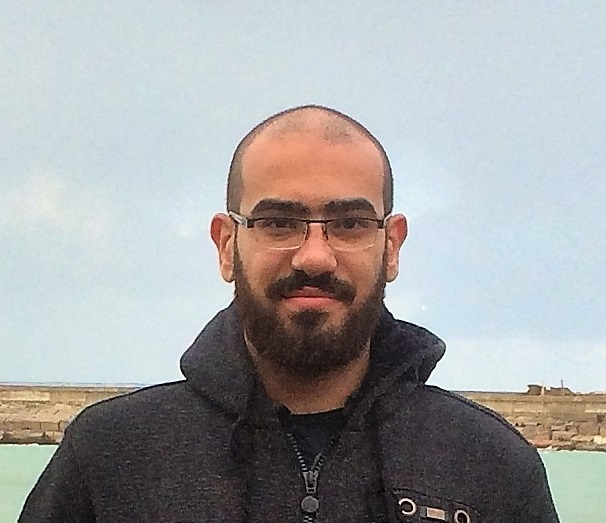
#> input picture test.jpg, 606 x 523 px
$ python image_converter.py ../test.jpg
#> lines starting #> are read from the running program, lines starting #| are printed output that depends on the picture
#!/usr/bin/env python3

# ---------------------------------------------------------------------------------------------------------------------


# ---------------------------------------------------------------------------------------------------------------------

__version__ = "1.4"

# ---------------------------------------------------------------------------------------------------------------------
import logging
import pathlib
import sys
from argparse import ArgumentParser
from binascii import hexlify
from io import StringIO
from math import ceil
from typing import Optional, Tuple

import numpy
from PIL import Image, ImageOps
from more_itertools import chunked

# ------------------------------------------------------------------------------

Logger: logging.Logger = logging.getLogger("LcdTools")


# ------------------------------------------------------------------------------


class ImageConverter(object):

    def __init__(self, image_path: Optional[pathlib.Path] = None):
        self.image_path: Optional[pathlib.Path] = image_path
        self.image: Optional[Image.Image] = self.open_image(self.image_path)

    @staticmethod
    def check_image_file(image_file: pathlib.Path) -> bool:
        """
        check if image file path exists and is a file

        :param image_file: path to image file
        :type image_file: pathlib.Path
        :return: True if file exists, False otherwise
        :rtype: None
        """
        return image_file.exists() and image_file.is_file()

    @staticmethod
    def resize_image(image: Image.Image, width: int, height: int, padding: Optional[str] = None) -> Image.Image:
        """
        Resize given image to the given width and height.

        The image will be stretched or squished in x, y directions to fill the given width and height.
        However, If a padding color was specified, the image is scaled to fill width and height without distortion,
        preserving the width/height ratio and the remaining pixels are filled with padding color.

        :param image: image object to resize
        :type image: Image.Image
        :param width: new image width. If <= 0, original width is kept
        :type width: int
        :param height: new image height. If <= 0, original height is kept
        :type height: int
        :param padding: Padding color added around resized image
        :type padding: str
        :return: resized image
        :rtype: Image.Image
        """
        image_size: Tuple[int, int] = image.size
        if width <= 0:
            width = image_size[0]

        if height <= 0:
            height = image_size[1]

        if image.size == (width, height):
            return image

        if padding is None:
            Logger.debug(
                "Resizing image %s to %d x %d (no padding)",
                image.filename if hasattr(image, "filename") else "",
                width,
                height
            )
            return image.resize((width, height))
        else:
            Logger.debug(
                "Resizing image %s to %d x %d, padding coloe: s",
                image.filename if hasattr(image, "filename") else "",
                width,
                height,
                padding
            )
            return ImageOps.pad(image, (width, height), color=padding, centering=(0.5, 0.5))

    # [114 lines left out: functions scale_image, save_byte_array_to_file, save_image, not called in this run]

    @staticmethod
    def rgb_to_grey(image: Image.Image) -> Image.Image:
        """
        Convert RGB image to greyscale without loosing transparency (alpha channel)

        :param image: Image object
        :type image: Image.Image
        :return: Greyscale image
        :rtype: Image.Image
        """
        if image.mode in ("L", "LA"):
            return image
        grey: Image.Image = image.convert(mode="LA")
        grey.info = image.info
        Logger.debug("Converting image %s to greyscale", image.filename if hasattr(image, "filename") else "")
        return grey

    # [109 lines left out: functions compress_byte_array, save_greyscale_image, save_bitmap_image, greyscale_to_bitmap, not called in this run]

    def open_image(self, image_file: Optional[pathlib.Path]) -> Optional[Image.Image]:
        """
        Open image file, and return the open image as PIL.Image object

        :param image_file: path to image file
        :type image_file: pathlib.Path
        :return: opened image file if it exists, otherwise return None
        :rtype: Image
        """
        image: Optional[Image.Image] = None
        if image_file is not None and self.check_image_file(image_file):
            try:
                image = Image.open(image_file)
#> image is the input picture: PIL image 606x523 RGB; mean R, G, B 163.5, 163.9, 164
                Logger.debug("Opened image: %s", str(image_file))
            except IOError as ioe:
                Logger.error("Failed to open image: %s", str(image_file))
        return image

    # [56 lines left out: functions save_greyscale_bytes, save_bitmap_bytes, not called in this run]

    def __enter__(self):
        return self

    def __exit__(self, exc_type, exc_val, exc_tb):
        if self.image is not None:
            self.image.close()


# ---------------------------------------------------------------------------------------------------------------------


def main() -> int:
    arg_parser = ArgumentParser(
        description="Convert a given image (JPG/JPEG/PNG) into a bitmap/greyscale image, "
                    "and/or extract its bitmap equivalent bytes into a file.",
    )

    # supported operations command group
    oper_group = arg_parser.add_argument_group(
        "operations",
        description="Image conversion operations"
    )

    # supported options command group
    opt_group = arg_parser.add_argument_group(
        "output options",
        description="Image conversion options"
    )

    # input image
    arg_parser.add_argument(
        'in_img',
        help="input image path.",
    )

    # output file
    arg_parser.add_argument(
        '-o', '--out_file',
        help="path to save output to, in the format: [output directory]/[image name]"
             "Default: out/[image_name]",
        default=""
    )

    # convert to greyscale
    oper_group.add_argument(
        '-g', '--greyscale',
        help="convert image to greyscale and save to output file. "
             "Not enabled by default",
        action="store_true",
        default=False
    )

    # convert to bitmap
    oper_group.add_argument(
        '-b', '--bitmap',
        help="convert image to bitmap and save to output file. "
             "Not enabled by default",
        action="store_true",
        default=False
    )

    # save raw image bytes
    oper_group.add_argument(
        '-s', '--save',
        help="save raw image bytes to a file. "
             "Not enabled by default",
        action="store_true",
        default=False
    )

    # greyscale to monochrome conversion threshold
    opt_group.add_argument(
        '-t', '--threshold',
        help="threshold for converting RGB pixels to bitmap. "
             "Default: 128",
        type=int,
        default=128
    )

    # maximum dimension (for a square image)
    opt_group.add_argument(
        '-m', '--max_dim',
        help="maximum dimension of output image (width or height) in pixels. "
             "Note: this option is overridden by -s if both options are given. "
             "Default: 0",
        type=int,
        default=0
    )

    # size (width x height)
    opt_group.add_argument(
        '-z', '--size',
        help="output image size. Note: this option overrides -m if both options are given. "
             "Default: 0 0 (original image size)",
        nargs=2,
        type=int,
        default=(0, 0)
    )

    # add padding
    opt_group.add_argument(
        '-p', '--padding',
        help="Add padding pixels to resized image to fill remaining image. "
             "Color is added before conversion.",
        type=str,
        default=None
    )

    # bitmap image bytes compression dimension: width [1], height [2]
    opt_group.add_argument(
        '-x', '--compress',
        help="Raw image bytes compression ratio. Only applicable with mono-chrome conversion."
             "Accepted values: (1) compress image width (columns), "
             "(2) compress image height (rows). "
             "Default: 0 (no compression)",
        type=int,
        default=0
    )

    # saved raw bytes format
    opt_group.add_argument(
        '-f', '--format',
        help="Raw image bytes saved file format. "
             "c: for a C header file, with bytes as an array. "
             "b: for raw bytes, "
             "x: for raw hexdump, equivalent to: hexdump -v -e '8/1 \"%%02x\"' -e '\"\\n\"' "
             "Default: h",
        type=str,
        default='h'
    )

    # negative colors
    opt_group.add_argument(
        '-n', '--negative',
        help="Convert image to negative color (invert image colors) before any processing",
        action="store_true",
        default=False
    )

    opt_group.add_argument(
        '-v', '--verbose',
        help="Display more debugging information, not enabled by default",
        action="store_true",
        default=False
    )

    # parse cmd args
    cmd_args = arg_parser.parse_args(sys.argv[1:])

    # configure logger
    logging.basicConfig(
        stream=sys.stdout,
        level=logging.DEBUG if cmd_args.verbose else logging.INFO
    )

    # image path
    image_file_path: pathlib.Path = pathlib.Path(cmd_args.in_img).absolute()

    # get output file path
    if cmd_args.out_file:
        out_file: pathlib.Path = pathlib.Path(cmd_args.out_file).absolute()
    else:
        out_file: pathlib.Path = pathlib.Path("out") / image_file_path.name

    # check if output parent directory exists
    out_dir: pathlib.Path = out_file.parent
    if not out_dir.exists():
        Logger.debug("Creating output directory: %s", str(out_dir))
        out_dir.mkdir(parents=True, exist_ok=True)

    Logger.info("Output directory: %s", str(out_dir))

    # open image file
    with ImageConverter(image_file_path) as img_converter:

        # get image file from converter
        image_file: Optional[Image.Image] = img_converter.image

        # check image is not None
        if image_file is None:
            Logger.critical("Failed to open image file: %s", image_file_path)
            return -1

        # check image mode
        if image_file.mode in ("P", "LAB", "F"):
            Logger.critical(f"Image %s mode: %s is not supported!", str(image_file_path), image_file.mode)
            return -1

        # resize image
        if any(cmd_args.size):
            width: int = cmd_args.size[0]
            height: int = cmd_args.size[1]
            Logger.info("Resizing image %s to %d x %d pixels", image_file_path.name, width, height)

        # set max dimension
        elif cmd_args.max_dim:
            scale: float = cmd_args.max_dim / max(image_file.size)
            width: int = round(scale * image_file.size[0])
            height: int = round(scale * image_file.size[1])
            Logger.info("Scaling image %s to %d x %d pixels", image_file_path.name, width, height)

        else:
            width, height = image_file.size
#> width = 606; height = 523

        # resize image
        image_file = img_converter.resize_image(image_file, width, height, cmd_args.padding)

        # negative colors
        if cmd_args.negative:
            negative: Image.Image = ImageOps.invert(image_file.convert("RGB"))
            if 'A' in image_file.mode:
                alpha: Image.Image = image_file.getchannel('A')
                negative.putalpha(alpha)
            image_file.paste(negative)
            Logger.info("Inverting image %s colors", image_file_path.name)

        Logger.info(
            "Image info:\nname: %s\nsize:%d, %d\nmode: %s",
            image_file_path.name,
            image_file.size[0],
            image_file.size[1],
            image_file.mode
        )
#| INFO:LcdTools:Image info:
#| name: test.jpg
#| size:606, 523
#| mode: RGB

        # convert image to grey scale
        gs_image: Image.Image = img_converter.rgb_to_grey(image_file)
#> in rgb_to_grey, `grey: Image.Image = image.convert(mode="LA")`:
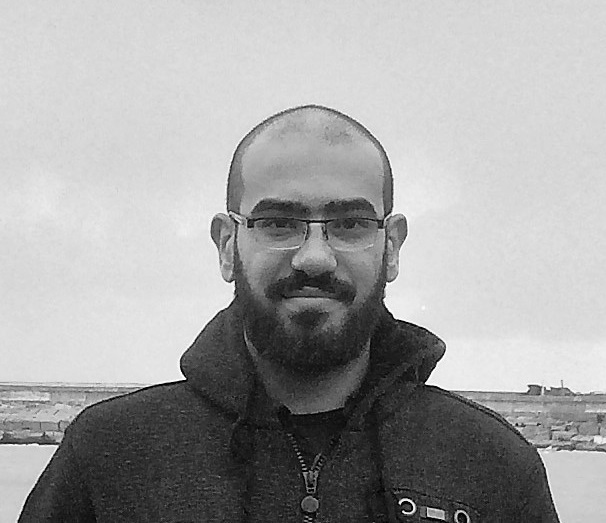
#> grey: PIL image 606x523 LA; mean R, G, B, A 163.7, 163.7, 163.7, 255
#> in rgb_to_grey, `grey.info = image.info`: grey.info = 7 items
        Logger.info("Converting image %s to greyscale", image_file_path.name)
#| INFO:LcdTools:Converting image test.jpg to greyscale

        # check if greyscale image conversion is required
        if cmd_args.greyscale:

            # save greyscale image
            img_converter.save_greyscale_image(gs_image, out_file)
            Logger.info("Saving image as greyscale: %s", image_file_path.name)

            # save greyscale raw image bytes
            if cmd_args.save:
                img_converter.save_greyscale_bytes(gs_image, cmd_args.format, out_file)
                Logger.info("Saving image %s greyscale raw bytes", image_file_path.name)

        # check if conversion to bitmap is required
        if cmd_args.bitmap:

            # convert image to bitmap
            bmp_image: Image.Image = img_converter.greyscale_to_bitmap(gs_image, cmd_args.threshold)
            Logger.info("Converting image %s to bitmap", image_file_path.name)

            # save bitmap to file
            img_converter.save_bitmap_image(bmp_image, out_file)
            Logger.info("Saving image %s as bitmap", image_file_path.name)

            # save raw bitmap image to a file
            if cmd_args.save:
                ret: bool = img_converter.save_bitmap_bytes(
                    bmp_image,
                    cmd_args.format,
                    out_file,
                    cmd_args.compress
                )

                if not ret:
                    Logger.critical("Failed to save image %s bitmap raw bytes", image_file_path.name)
                    return -1
                else:
                    Logger.info("Saved image %s bitmap raw bytes", image_file_path.name)

    return 0


if __name__ == '__main__':
    sys.exit(main())
#> (the program exits here)
